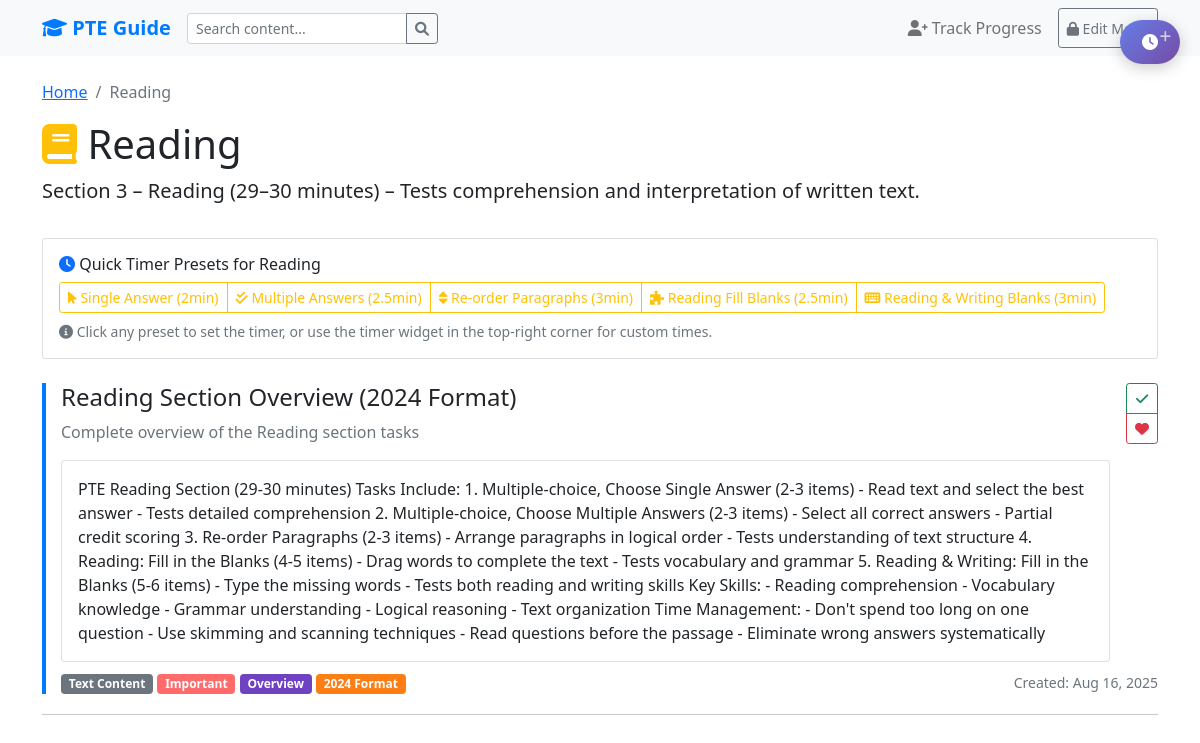
The page /section/reading/ on the database its author committed.
### guide/models.py (models this page shows, shortened)
class Section(models.Model):
    SECTION_CHOICES = [
        ('speaking', 'Speaking'),
        ('writing', 'Writing'),
        ('reading', 'Reading'),
        ('listening', 'Listening'),
        ('collaborative', 'Collaborative Study'),
    ]
    name = models.CharField(max_length=20, choices=SECTION_CHOICES, unique=True)
    title = models.CharField(max_length=100)
    description = models.TextField(blank=True)
    created_at = models.DateTimeField(auto_now_add=True)
    updated_at = models.DateTimeField(auto_now=True)

class Content(models.Model):
    CONTENT_TYPES = [
        ('video', 'YouTube Video'),
        ('note', 'Note'),
        ('text', 'Text Content'),
    ]
    section = models.ForeignKey(Section, on_delete=models.CASCADE, related_name='contents')
    title = models.CharField(max_length=200)
    content_type = models.CharField(max_length=10, choices=CONTENT_TYPES)
    description = models.TextField(blank=True)
    youtube_url = models.TextField(blank=True, default='', help_text="YouTube video URL")
    text_content = models.TextField(blank=True)
    order = models.PositiveIntegerField(default=0, help_text="Order of display within section")
    is_active = models.BooleanField(default=True)
    created_at = models.DateTimeField(auto_now_add=True)
    updated_at = models.DateTimeField(auto_now=True)
    class Meta:
        ordering = ['order', 'created_at']
    def get_tags(self):
        return [ct.tag for ct in self.content_tags.all()]

class Tag(models.Model):
    name = models.CharField(max_length=50, unique=True)
    color = models.CharField(max_length=7, default='#007bff', help_text="Hex color code")
    description = models.TextField(blank=True)
    created_at = models.DateTimeField(auto_now_add=True)
    class Meta:
        ordering = ['name']

### guide/views.py (the view)
# urls.py: path('section/<str:section_name>/', views.section_detail, name='section_detail'),
def section_detail(request, section_name):
    section = get_object_or_404(Section, name=section_name)
    is_edit_mode = request.session.get('can_edit', False)
    current_user = get_current_user(request)
    content_type = request.GET.get('type', '')
    tag_filter = request.GET.get('tag', '')
    sort_by = request.GET.get('sort', 'order')
    show_completed = request.GET.get('completed', '')
    show_favorites = request.GET.get('favorites', '')
    contents = section.contents.filter(is_active=True)
    if content_type:
        contents = contents.filter(content_type=content_type)
    if tag_filter:
        contents = contents.filter(content_tags__tag__name=tag_filter)
    if current_user and show_completed == 'true':
        completed_content_ids = UserProgress.objects.filter(
            user=current_user,
            is_completed=True
        ).values_list('content_id', flat=True)
        contents = contents.filter(id__in=completed_content_ids)
    elif current_user and show_completed == 'false':
        completed_content_ids = UserProgress.objects.filter(
            user=current_user,
            is_completed=True
        ).values_list('content_id', flat=True)
        contents = contents.exclude(id__in=completed_content_ids)
    if current_user and show_favorites == 'true':
        favorited_content_ids = UserProgress.objects.filter(
            user=current_user,
            is_favorited=True
        ).values_list('content_id', flat=True)
        contents = contents.filter(id__in=favorited_content_ids)
    if sort_by == 'title':
        contents = contents.order_by('title')
    elif sort_by == 'created':
        contents = contents.order_by('-created_at')
    elif sort_by == 'updated':
        contents = contents.order_by('-updated_at')
    else:  # default to order
        contents = contents.order_by('order', 'created_at')
    available_tags = Tag.objects.filter(
        tagged_content__content__section=section
    ).distinct().order_by('name')
    user_progress = {}
    if current_user and contents:
        progress_data = UserProgress.objects.filter(
            user=current_user,
            content__in=contents
        )
        user_progress = {p.content_id: p for p in progress_data}
    context = {
        'section': section,
        'contents': contents,
        'is_edit_mode': is_edit_mode,
        'available_tags': available_tags,
        'user_progress': user_progress,
        'current_user': current_user,
        'filters': {
            'content_type': content_type,
            'tag_filter': tag_filter,
            'sort_by': sort_by,
            'show_completed': show_completed,
            'show_favorites': show_favorites,
        }
    }
    return render(request, 'guide/section_detail.html', context)

### guide/templatetags/guide_extras.py (called while the page is built)
@register.filter
def get_item(dictionary, key):
    return dictionary.get(key)

### guide/views.py (called while the page is built)
def get_current_user(request):
    user_id = request.session.get('user_id')
    if user_id:
        try:
            return SimpleUser.objects.get(id=user_id)
        except SimpleUser.DoesNotExist:
            request.session.pop('user_id', None)
            request.session.pop('current_user', None)
    return None

### guide/templates/guide/section_detail.html (shortened to what this page needs)
{% extends 'guide/base.html' %}
{% load guide_extras %}
{% block content %}
<div class="row mb-4">
    <div class="col-12">
        <nav aria-label="breadcrumb">
            <ol class="breadcrumb">
                <li class="breadcrumb-item"><a href="{% url 'home' %}">Home</a></li>
                <li class="breadcrumb-item active">{{ section.title }}</li>
            </ol>
        </nav>
        <div class="d-flex justify-content-between align-items-center">
            <div>
                <h1>
                    {% if section.name == 'speaking' %}
                        <i class="fas fa-microphone text-primary"></i>
                    {% elif section.name == 'writing' %}
                        <i class="fas fa-pen text-success"></i>
                    {% elif section.name == 'reading' %}
                        <i class="fas fa-book text-warning"></i>
                    {% elif section.name == 'listening' %}
                        <i class="fas fa-headphones text-info"></i>
                    {% elif section.name == 'collaborative' %}
                        <i class="fas fa-users text-purple"></i>
                    {% endif %}
                    {{ section.title }}
                </h1>
                {% if section.description %}
                    <p class="lead">{{ section.description }}</p>
                {% endif %}
            </div>
        </div>
        <div class="card mt-3">
            <div class="card-body">
                <h6 class="card-title">
                    <i class="fas fa-clock text-primary"></i>
                    Quick Timer Presets for {{ section.title }}
                </h6>
                <div class="btn-group flex-wrap" role="group">
                    {% if section.name == 'speaking' %}
                        <button type="button" class="btn btn-outline-primary btn-sm" onclick="setTimer(30)">
                            <i class="fas fa-user"></i> Personal Intro (30s)
                        </button>
                        <button type="button" class="btn btn-outline-primary btn-sm" onclick="setTimer(40)">
                            <i class="fas fa-microphone"></i> Read Aloud (40s)
                        </button>
                        <button type="button" class="btn btn-outline-primary btn-sm" onclick="setTimer(15)">
                            <i class="fas fa-repeat"></i> Repeat Sentence (15s)
                        </button>
                        <button type="button" class="btn btn-outline-primary btn-sm" onclick="setTimer(40)">
                            <i class="fas fa-image"></i> Describe Image (40s)
                        </button>
                        <button type="button" class="btn btn-outline-primary btn-sm" onclick="setTimer(40)">
                            <i class="fas fa-chalkboard-teacher"></i> Re-tell Lecture (40s)
                        </button>
                        <button type="button" class="btn btn-outline-primary btn-sm" onclick="setTimer(10)">
                            <i class="fas fa-question"></i> Answer Short Question (10s)
                        </button>
                        <button type="button" class="btn btn-outline-success btn-sm" onclick="setTimer(120)">
                            <i class="fas fa-users"></i> Group Discussion (NEW)
                        </button>
                        <button type="button" class="btn btn-outline-success btn-sm" onclick="setTimer(60)">
                            <i class="fas fa-comment-dots"></i> Respond to Situation (NEW)
                        </button>
                    {% elif section.name == 'reading' %}
                        <button type="button" class="btn btn-outline-warning btn-sm" onclick="setTimer(120)">
                            <i class="fas fa-mouse-pointer"></i> Single Answer (2min)
                        </button>
                        <button type="button" class="btn btn-outline-warning btn-sm" onclick="setTimer(150)">
                            <i class="fas fa-check-double"></i> Multiple Answers (2.5min)
                        </button>
                        <button type="button" class="btn btn-outline-warning btn-sm" onclick="setTimer(180)">
                            <i class="fas fa-sort"></i> Re-order Paragraphs (3min)
                        </button>
                        <button type="button" class="btn btn-outline-warning btn-sm" onclick="setTimer(150)">
                            <i class="fas fa-puzzle-piece"></i> Reading Fill Blanks (2.5min)
                        </button>
                        <button type="button" class="btn btn-outline-warning btn-sm" onclick="setTimer(180)">
                            <i class="fas fa-keyboard"></i> Reading & Writing Blanks (3min)
                        </button>
                    {% endif %}
                </div>
                <small class="text-muted d-block mt-2">
                    <i class="fas fa-info-circle"></i>
                    Click any preset to set the timer, or use the timer widget in the top-right corner for custom times.
                </small>
            </div>
        </div>
    </div>
</div>
<div class="row">
    <div class="col-12">
        {% for content in contents %}
            <div class="content-item">
                <div class="d-flex justify-content-between align-items-start">
                    <div class="flex-grow-1">
                        <h4>{{ content.title }}</h4>
                        {% if content.description %}
                            <p class="text-muted">{{ content.description }}</p>
                        {% endif %}
                        {% if content.content_type == 'video' and content.youtube_url %}
                            <div class="youtube-embed mb-3">
                                <iframe src="{{ content.get_youtube_embed_url }}"
                                        frameborder="0"
                                        allow="accelerometer; autoplay; clipboard-write; encrypted-media; gyroscope; picture-in-picture"
                                        allowfullscreen></iframe>
                            </div>
                        {% elif content.content_type == 'text' and content.text_content %}
                            <div class="card">
                                <div class="card-body">
                                    <div class="content-text">
                                        {{ content.text_content|safe }}
                                    </div>
                                </div>
                            </div>
                        {% endif %}
                    </div>
                    <div class="ms-3">
                        <div class="btn-group-vertical mb-2" role="group">
                            {% with progress=user_progress|get_item:content.id %}
                                <button class="btn btn-sm {% if progress.is_completed %}btn-success{% else %}btn-outline-success{% endif %}"
                                        onclick="toggleProgress({{ content.id }}, 'complete')"
                                        title="{% if progress.is_completed %}Mark as incomplete{% else %}Mark as complete{% endif %}">
                                    <i class="fas fa-check"></i>
                                </button>
                                <button class="btn btn-sm {% if progress.is_favorited %}btn-danger{% else %}btn-outline-danger{% endif %}"
                                        onclick="toggleProgress({{ content.id }}, 'favorite')"
                                        title="{% if progress.is_favorited %}Remove from favorites{% else %}Add to favorites{% endif %}">
                                    <i class="fas fa-heart"></i>
                                </button>
                            {% endwith %}
                        </div>
                    </div>
                </div>
                <div class="mt-2">
                    <div class="d-flex justify-content-between align-items-center">
                        <div>
                            <span class="badge bg-secondary">{{ content.get_content_type_display }}</span>
                            {% for tag in content.get_tags %}
                                <span class="badge" style="background-color: {{ tag.color }}">{{ tag.name }}</span>
                            {% endfor %}
                        </div>
                        <small class="text-muted">
                            Created: {{ content.created_at|date:"M d, Y" }}
                        </small>
                    </div>
                </div>
            </div>
            <hr>
        {% endfor %}
    </div>
</div>
{% endblock %}

### guide/templates/guide/base.html (style rules this page uses)
.content-item { border-left: 4px solid #007bff; padding-left: 15px; margin-bottom: 20px; }

### rows shown on the page
Section: title "Reading", description "Section 3 – Reading (29–30 minutes) – Tests comprehension and interpretation of written text."
Content: title "Reading Section Overview (2024 Format)", description "Complete overview of the Reading section tasks", text_content "PTE Reading Section (29-30 minutes) Tasks Include: 1. Multiple-choice, Choose Single Answer (2-3 items) - Read text and select the best answer - Tests detailed comprehension 2. Multiple-choice, Choose Multiple Answers (2-3 items) - Select all correct answers - Partial credit scoring 3. Re-order Paragraphs (2-3 items) - Arrange paragraphs in logical order - Tests understanding of text structure 4. Reading: Fill in the Blanks (4-5 items) - Drag words to complete the text - Tests vocabulary and grammar 5. Reading & Writing: Fill in the Blanks (5-6 items) - Type the missing words - Tests both reading and writing skills Key Skills: - Reading comprehension - Vocabulary knowledge - Grammar…", content_type "Text Content", created_at "Aug 16, 2025"
Tag: name "Important"
Tag: name "Overview"
Tag: name "2024 Format"
